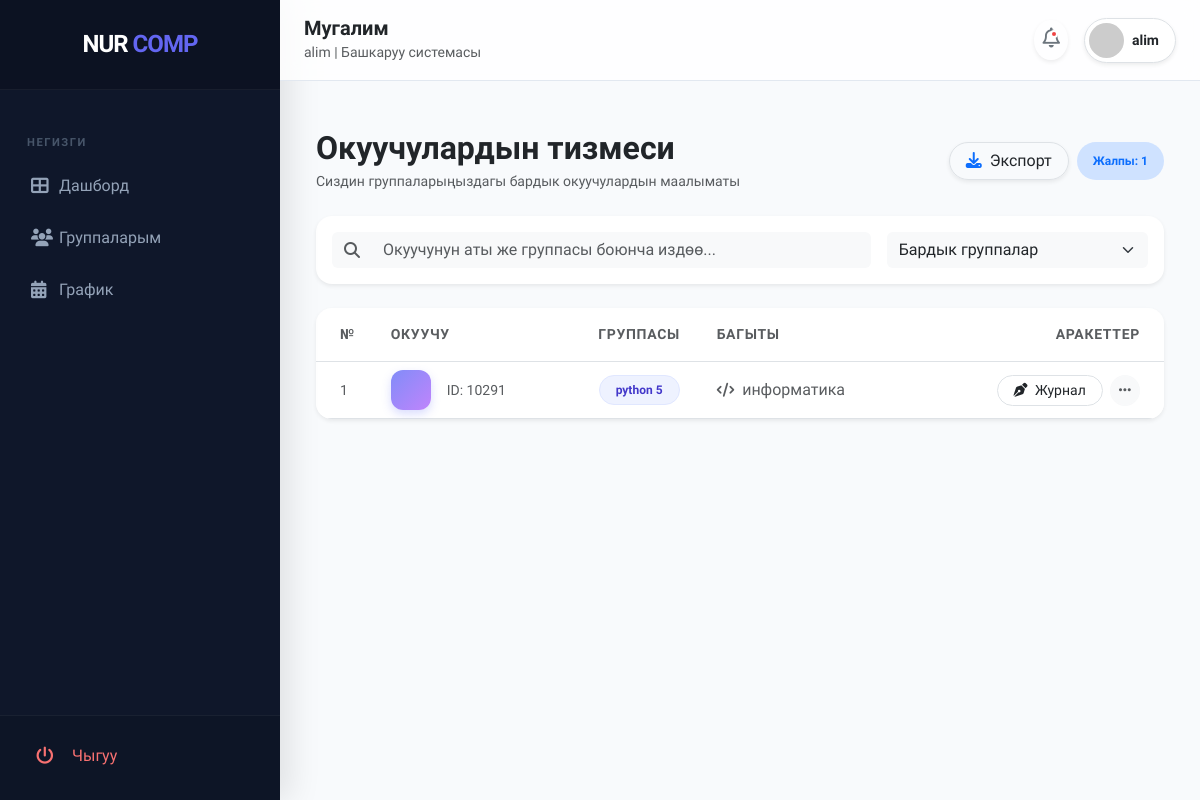
Screenshot of /teacher/my-students/ (signed in) with the database file from the repository.
### nur_comp/models.py (models this page shows, shortened)
class ListStudent(models.Model):
    user = models.OneToOneField(User, on_delete=models.CASCADE, null=True, blank=True)
    full_name = models.CharField(max_length=50)
    email = models.EmailField()
    birthday = models.DateField()
    address = models.CharField(max_length=50)
    phone_number = models.CharField(max_length=50)
    gender = models.CharField(
        max_length=1,
        choices=GENDER_CHOICES,
        default='M')
    group = models.ForeignKey(Group, on_delete=models.SET_NULL, null=True, blank=True)
    branch = models.ForeignKey(Branch, on_delete=models.SET_NULL, null=True, blank=True)

class Group(models.Model):
    name = models.CharField(max_length=50)
    teacher = models.ForeignKey(ListTeacher, on_delete=models.SET_NULL, null=True, blank=True)
    subject = models.ForeignKey(Subject, on_delete=models.CASCADE)
    start_date = models.DateField()
    is_active = models.BooleanField(default=True)

class Subject(models.Model):
    name = models.CharField(max_length=50, unique=True)
    category = models.ForeignKey(Category, on_delete=models.SET_NULL, null=True)

### teacher/views.py (the view)
# urls.py: path('my-students/', views.teacher_students, name='teacher_students'),
@login_required
@user_passes_test(is_teacher)
def teacher_students(request):
    teacher = request.user.listteacher
    my_groups = Group.objects.filter(teacher=teacher)
    students = ListStudent.objects.filter(group__in=my_groups).select_related('group')
    return render(request, 'teacher/students_list.html', {
        'students': students,
        'page_title': 'Менин окуучуларым'
    })

### teacher/views.py (called while the page is built)
def is_teacher(user):
    return hasattr(user, 'listteacher')

### teacher/templates/teacher/students_list.html (shortened to what this page needs)
{% extends "dashboard.html" %}
{% block content %}
<div class="container-fluid py-4">
    <div class="d-flex justify-content-between align-items-center mb-4 animate__animated animate__fadeIn">
        <div>
            <h2 class="fw-800 text-dark mb-1">Окуучулардын тизмеси</h2>
            <p class="text-muted small mb-0">Сиздин группаларыңыздагы бардык окуучулардын маалыматы</p>
        </div>
        <div class="d-flex gap-2">
            <button class="btn btn-white shadow-sm rounded-pill px-3 border">
                <i class="fas fa-download me-2 text-primary"></i>Экспорт
            </button>
            <span class="badge bg-primary-subtle text-primary rounded-pill px-3 d-flex align-items-center">
                Жалпы: {{ students.count }}
            </span>
        </div>
    </div>
    <div class="card border-0 shadow-sm rounded-4 mb-4 p-3 animate__animated animate__fadeIn">
        <div class="row g-3">
            <div class="col-md-8">
                <div class="input-group">
                    <span class="input-group-text bg-light border-0"><i class="fas fa-search text-muted"></i></span>
                    <input type="text" class="form-control bg-light border-0 shadow-none" placeholder="Окуучунун аты же группасы боюнча издөө...">
                </div>
            </div>
            <div class="col-md-4">
                <select class="form-select bg-light border-0 shadow-none">
                    <option selected>Бардык группалар</option>
                </select>
            </div>
        </div>
    </div>
    <div class="card border-0 shadow-sm rounded-4 overflow-hidden animate__animated animate__fadeInUp">
        <div class="table-responsive">
            <table class="table table-hover align-middle mb-0">
                <thead class="bg-light">
                    <tr>
                        <th class="ps-4 py-3 text-muted fw-bold small uppercase">№</th>
                        <th class="py-3 text-muted fw-bold small uppercase">Окуучу</th>
                        <th class="py-3 text-muted fw-bold small uppercase text-center">Группасы</th>
                        <th class="py-3 text-muted fw-bold small uppercase">Багыты</th>
                        <th class="py-3 text-muted fw-bold small uppercase text-end pe-4">Аракеттер</th>
                    </tr>
                </thead>
                <tbody>
                    {% for student in students %}
                    <tr class="transition-row">
                        <td class="ps-4 text-muted small">{{ forloop.counter }}</td>
                        <td>
                            <div class="d-flex align-items-center">
                                <div class="avatar-circle me-3 text-white d-flex align-items-center justify-content-center fw-bold"
                                     style="background: linear-gradient(135deg, #818cf8, #c084fc); width: 40px; height: 40px; border-radius: 12px;">
                                </div>
                                <div>
                                    <div class="text-muted small">ID: 1029{{ student.id }}</div>
                                </div>
                            </div>
                        </td>
                        <td class="text-center">
                            <span class="badge rounded-pill px-3 py-2"
                                  style="background-color: #eef2ff; color: #4338ca; border: 1px solid #e0e7ff;">
                                {{ student.group.name }}
                            </span>
                        </td>
                        <td>
                            <div class="d-flex align-items-center text-muted">
                                <i class="fas fa-code me-2 small"></i>
                                {{ student.group.subject.name|default:"Программалоо" }}
                            </div>
                        </td>
                        <td class="text-end pe-4">
                            <div class="btn-group shadow-none">
                                <a href="{% url 'group_journal' student.group.id %}" class="btn btn-sm btn-white border rounded-pill px-3 me-2 hover-primary">
                                    <i class="fas fa-pen-nib me-1"></i> Журнал
                                </a>
                                <button class="btn btn-sm btn-light rounded-circle shadow-none">
                                    <i class="fas fa-ellipsis-h text-muted"></i>
                                </button>
                            </div>
                        </td>
                    </tr>
                    {% endfor %}
                </tbody>
            </table>
        </div>
    </div>
</div>
{% endblock %}

### cours/templates/base.html (shortened to what this page needs)
<!DOCTYPE html>
<html lang="ky">
<head>
    <link href="https://cdn.jsdelivr.net/npm/bootstrap@5.3.3/dist/css/bootstrap.min.css" rel="stylesheet">
    <link rel="stylesheet" href="https://cdnjs.cloudflare.com/ajax/libs/font-awesome/6.5.2/css/all.min.css">
</head>
<body>
<div id="wrapper">
    <div id="sidebar-wrapper">
        <div class="sidebar-brand">
            <h4 class="text-white fw-bold m-0" style="letter-spacing: -1px;">
                NUR <span style="color: var(--primary-blue);">COMP</span>
            </h4>
        </div>
        <nav class="nav-menu">
            {% if user.is_superuser %}
                <div class="nav-label">Аналитика</div>
                <a href="{% url 'list_view' 'dashboard' %}" class="nav-link-custom {% if model_name == 'dashboard' %}active{% endif %}">
                    <i class="fas fa-chart-pie"></i> Дашборд
                </a>
                <a href="{% url 'list_view' 'analytics' %}" class="nav-link-custom {% if model_name == 'analytics' %}active{% endif %}">
                    <i class="fas fa-bolt"></i> Отчёттор
                </a>
                <a href="{% url 'list_view' 'branches' %}" class="nav-link-custom {% if model_name == 'branches' %}active{% endif %}">
                    <i class="fas fa-building"></i> Филиалдар
                </a>
                <div class="nav-label">Маалыматтарды Башкаруу</div>
                <a href="{% url 'list_view' 'teachers' %}" class="nav-link-custom {% if model_name == 'teachers' %}active{% endif %}">
                    <i class="fas fa-user-tie"></i> Мугалимдер
                </a>
                <a href="{% url 'list_view' 'students' %}" class="nav-link-custom {% if model_name == 'students' %}active{% endif %}">
                    <i class="fas fa-user-graduate"></i> Окуучулар
                </a>
                <a href="{% url 'list_view' 'groups' %}" class="nav-link-custom {% if model_name == 'groups' %}active{% endif %}">
                    <i class="fas fa-users"></i> Группалар
                </a>
                <a href="{% url 'list_view' 'subjects' %}" class="nav-link-custom {% if model_name == 'subjects' %}active{% endif %}">
                    <i class="fas fa-book"></i> Сабактар
                </a>
                <div class="nav-label">Система</div>
                <a href="{% url 'list_view' 'services' %}" class="nav-link-custom {% if model_name == 'services' %}active{% endif %}">
                    <i class="fas fa-concierge-bell"></i> Кызматтар
                </a>
                <a href="#" class="nav-link-custom">
                    <i class="fas fa-bell"></i> Билдирмелер
                </a>
            {% elif user.listteacher %}
                <div class="nav-label">Негизги</div>
                <a href="{% url 'teacher_dashboard' %}" class="nav-link-custom {% if 'teacher/dashboard' in request.path %}active{% endif %}">
                    <i class="fas fa-th-large"></i> Дашборд
                </a>
                <a href="{% url 'teacher_groups' %}" class="nav-link-custom {% if 'teacher/groups' in request.path %}active{% endif %}">
                    <i class="fas fa-users"></i> Группаларым
                </a>
                <a href="{% url 'teacher_schedule' %}" class="nav-link-custom {% if 'teacher/schedule' in request.path %}active{% endif %}">
                    <i class="fas fa-calendar-alt"></i> График
                </a>
            {% endif %}
        </nav>
        <div class="logout-box position-absolute bottom-0 w-100">
            <form action="{% url 'logout' %}" method="post">{% csrf_token %}
                <button type="submit" class="btn btn-link text-danger text-decoration-none w-100 text-start px-3 py-2 rounded-3 border-0 bg-transparent nav-link-custom" style="color: #f87171 !important;">
                    <i class="fas fa-power-off me-2"></i> Чыгуу
                </button>
            </form>
        </div>
    </div>
    <div id="page-content-wrapper">
        <nav class="navbar navbar-expand-lg navbar-light navbar-custom py-3 px-4 sticky-top">
            <div class="d-none d-md-block">
                <h5 class="fw-800 m-0 text-dark">
                    {% if user.is_superuser %}Администратор{% elif user.listteacher %}Мугалим{% else %}Окуучу{% endif %}
                </h5>
                <small class="text-muted">{{ user.username }} | Башкаруу системасы</small>
            </div>
            <div class="ms-auto d-flex align-items-center">
                <div class="dropdown me-3">
                    <button class="btn btn-white border-0 rounded-circle p-2 position-relative shadow-sm" type="button" data-bs-toggle="dropdown">
                        <i class="far fa-bell fs-5 text-secondary"></i>
                        <span class="notification-dot"></span>
                    </button>
                </div>
                <div class="d-flex align-items-center bg-white p-1 pe-3 rounded-pill shadow-sm border">
                    <img src="https://ui-avatars.com/api/?name={{ user.username }}&background=6366f1&color=fff&bold=true" class="rounded-circle" width="35">
                    <div class="ms-2 d-none d-sm-block">
                        <div class="fw-bold small lh-1 text-dark">{{ user.username }}</div>
                    </div>
                </div>
            </div>
        </nav>
        <div class="p-3 p-md-4">
            {% block content %}
            {% endblock %}
        </div>
    </div>
</div>
</body>
</html>

### cours/templates/base.html (style rules this page uses)
:root { --sidebar-bg: #0f172a; --sidebar-hover: rgba(255, 255, 255, 0.08); --primary-blue: #6366f1; --accent-purple: #a855f7; --body-bg: #f8fafc; --text-muted: #94a3b8; --card-shadow: 0 10px 30px rgba(0, 0, 0, 0.04); }
body { background-color: var(--body-bg); font-family: 'Plus Jakarta Sans', sans-serif; overflow-x: hidden; }
#sidebar-wrapper { width: 280px; background: var(--sidebar-bg); position: fixed; height: 100vh; z-index: 1000; transition: all 0.3s cubic-bezier(0.4, 0, 0.2, 1); box-shadow: 10px 0 30px rgba(0,0,0,0.1); }
.sidebar-brand { padding: 30px; text-align: center; border-bottom: 1px solid rgba(255,255,255,0.05); background: rgba(0,0,0,0.2); }
.nav-menu { padding: 20px 15px; height: calc(100vh - 180px); overflow-y: auto; scrollbar-width: thin; scrollbar-color: #334155 transparent; }
.nav-label { color: #475569; font-size: 0.7rem; font-weight: 800; text-transform: uppercase; letter-spacing: 1.5px; margin: 25px 0 10px 12px; }
.nav-link-custom { display: flex; align-items: center; padding: 12px 16px; color: var(--text-muted); text-decoration: none; border-radius: 12px; font-weight: 500; margin-bottom: 4px; transition: 0.2s all; position: relative; }
.nav-link-custom i { width: 28px; font-size: 1.1rem; transition: 0.2s; }
#page-content-wrapper { margin-left: 280px; width: calc(100% - 280px); min-height: 100vh; transition: all 0.3s; }
.navbar-custom { background: rgba(255, 255, 255, 0.8) !important; backdrop-filter: blur(10px); border-bottom: 1px solid #e2e8f0; }
.notification-dot { width: 8px; height: 8px; background: #ef4444; border-radius: 50%; position: absolute; top: 10px; right: 10px; border: 2px solid white; }
.logout-box { padding: 20px; border-top: 1px solid rgba(255,255,255,0.05); background: rgba(0,0,0,0.1); }

### teacher/templates/teacher/students_list.html (style rules this page uses)
.fw-800 { font-weight: 800; }
.transition-row { transition: background 0.2s ease; cursor: pointer; }
.avatar-circle { box-shadow: 0 4px 10px rgba(129, 140, 248, 0.3); }
.uppercase { text-transform: uppercase; letter-spacing: 0.05em; }

### rows the page displays
ListStudent: id "1", group.name "python 5", group.subject.name "информатика"

### other values shown
{{ user.username }} "alim"
{{ students.count }} "1"
